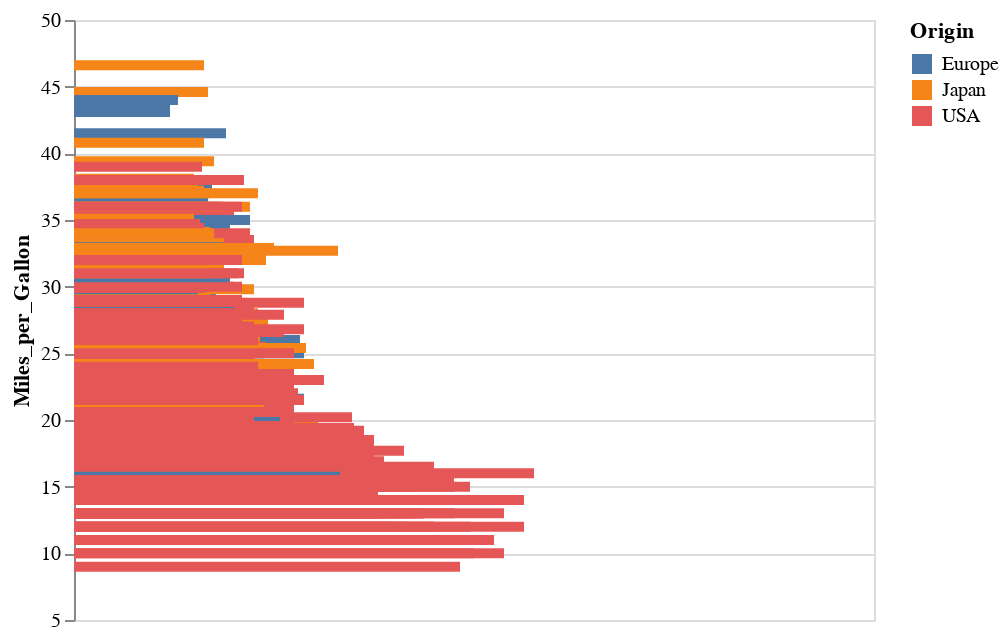

The notebook cell this image was saved under:
### Code cell
alt.Chart(car).mark_bar().encode(
    x=alt.value(0),
    x2='Horsepower',
    y='Miles_per_Gallon',
    color='Origin',
)

### Figure 1 — Vega-Lite specification as saved in the notebook (floating-point values rounded to 4 significant figures; data arrays with more than 128 entries replaced by an {"elided": "..."} marker saying what was removed)
{"$schema": "https://vega.github.io/schema/vega-lite/v2.json", "config": {"view": {"height": 300, "width": 400}}, "data": {"values": {"elided": "406 records"}}, "encoding": {"color": {"field": "Origin", "type": "nominal"}, "x": {"value": 0}, "x2": {"field": "Horsepower", "type": "quantitative"}, "y": {"field": "Miles_per_Gallon", "type": "quantitative"}}, "mark": "bar"}
